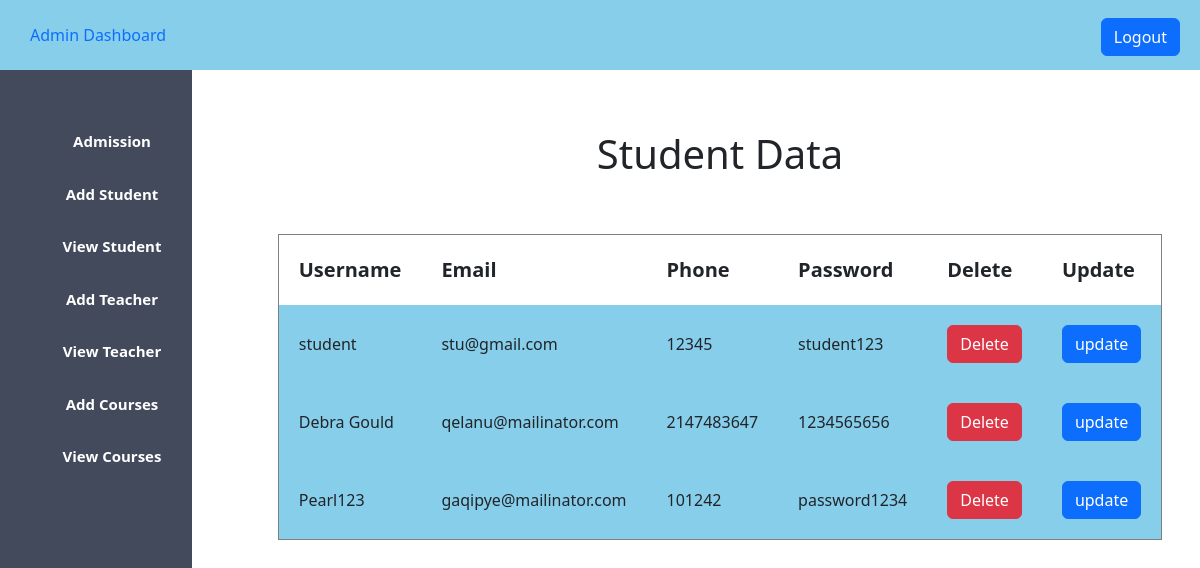
/view_student.php (signed in), run on the app's committed database.
### tables this page shows
CREATE TABLE `user` (
  `id` int(11) NOT NULL,
  `username` varchar(50) DEFAULT NULL,
  `phone` int(30) DEFAULT NULL,
  `email` varchar(50) DEFAULT NULL,
  `usertype` varchar(50) DEFAULT NULL,
  `password` varchar(50) DEFAULT NULL
);

### view_student.php (the view, shortened to what this page needs)
<?php
$host="localhost";
$user="root";
$password="";
$db = "schoolproject";
$data =mysqli_connect($host,$user,$password,$db);
$sql = "SELECT * FROM user WHERE usertype='student'";
$result=mysqli_query($data,$sql);
?>
<!DOCTYPE html>
<html lang="en">
<head>
    <?php
    include 'admin_css.php';
    ?>
</head>
<body>
    <?php
    include 'admin_sidebar.php';
    ?>
    <div class="content">
        <center>
            <h1>Student Data</h1>
            <br><br>
            <table border="1px">
                <tr>
                    <th class="table_th">Username</th>
                    <th class="table_th">Email</th>
                    <th class="table_th">Phone</th>
                    <th class="table_th">Password</th>
                    <th class="table_th">Delete</th>
                    <th class="table_th">Update</th>
                </tr>
                <?php
            while($info=$result->fetch_assoc())
            {
            ?>
                <tr>
                    <td class="table_td">
                        <?php echo "{$info['username']}";?>
                    </td>
                    <td class="table_td">
                        <?php echo "{$info['email']}";?>
                    </td>
                    <td class="table_td">
                        <?php echo "{$info['phone']}";?>
                    </td>
                    <td class="table_td">
                        <?php echo "{$info['password']}";?>
                    </td>
                    <td class="table_td">
                        <?php echo "<a class= 'btn btn-danger'onClick = \" javascript:return confirm('Are you sure to Delete');\" href='delete.php?student_id={$info['id']}'>Delete</a>"; ?>
                    </td>
                    <td class="table_td">
                        <?php echo "<a class='btn btn-primary' href='update_student.php?student_id={$info['id']}'>update</a>";?>
                    </td>
                </tr>
                <?php } ?>
            </table>
        </center>
    </div>
</body>
</html>

### admin.css (style rules this page uses)
* { margin: 0; padding: 0; }
a { text-decoration: none !important; }
.content { margin-top: 5%; margin-left: 20%; }

### view_student.php (style rules this page uses)
.table_th { padding: 20px; font-size: 20px; }
.table_td { padding: 20px; background-color: skyblue; }

### data on the page
user: username "student", email "stu@gmail.com", phone "12345", password "student123"
user: username "Debra Gould", email "qelanu@mailinator.com", phone "2147483647", password "1234565656"
user: username "Pearl123", email "gaqipye@mailinator.com", phone "101242", password "password1234"
